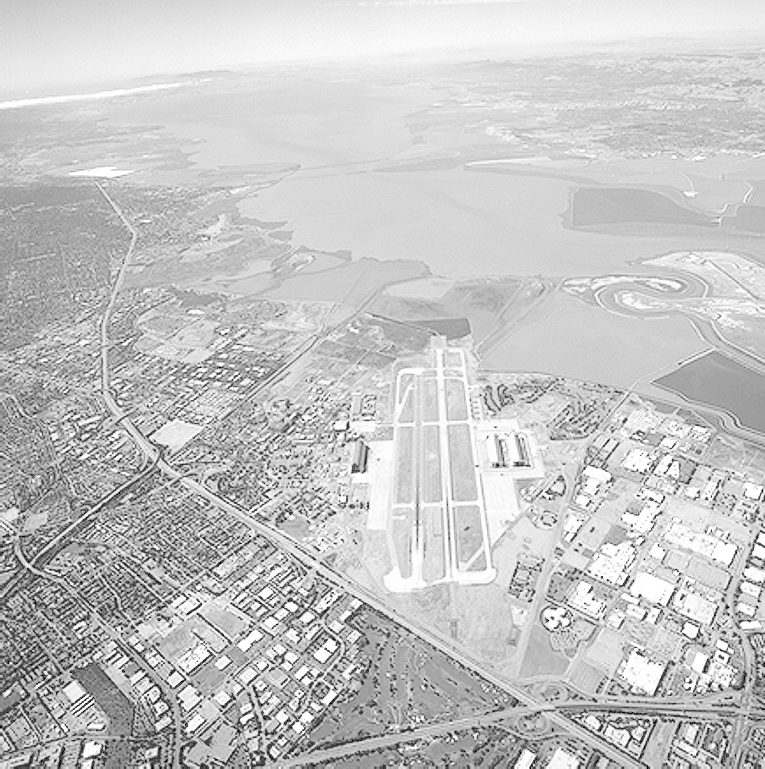
#> input picture images/runway.png, 765 x 769 px
$ jupyter execute 'Question 5.ipynb'
#> lines starting #> are read from the running program, lines starting #| are printed output that depends on the picture
[cell 1]
import numpy as np
import cv2
import matplotlib.pyplot as plt
from mpl_toolkits.mplot3d import Axes3D  # noqa: F401 — registers 3D projection

## Question 5 — Gaussian filtering

2D Gaussian (unnormalized): $G(x,y)\propto \exp\!\left(-\dfrac{x^2+y^2}{2\sigma^2}\right)$ on a square grid centered at $(0,0)$. **Normalize** so all coefficients sum to **1**.

**Image:** grayscale from `images/runway.png` for parts (c) and (d).

[cell 2]
def gaussian_kernel_2d(size: int, sigma: float) -> np.ndarray:
    """Discrete 2D Gaussian, odd size, mean at center, sum normalized to 1."""
    if size % 2 == 0:
        raise ValueError("size must be odd")
    r = size // 2
    ax = np.arange(-r, r + 1, dtype=np.float64)
    xx, yy = np.meshgrid(ax, ax)
    g = np.exp(-(xx * xx + yy * yy) / (2.0 * sigma * sigma))
    g /= g.sum()
    return g


# (a) 5×5, σ = 2
SIGMA = 2.0
K5 = gaussian_kernel_2d(5, SIGMA)
print("(a) Normalized 5×5 Gaussian kernel (σ = 2):")
np.set_printoptions(precision=6, suppress=True)
print(K5)
print(f"Sum of coefficients: {K5.sum():.10f}")

[cell 3]
# (b) 51×51 kernel as 3D surface (heights = kernel values)
K51 = gaussian_kernel_2d(51, SIGMA)
r = 25
x = np.arange(-r, r + 1, dtype=np.float64)
X, Y = np.meshgrid(x, x)

fig = plt.figure(figsize=(8, 6))
ax3 = fig.add_subplot(111, projection="3d")
surf = ax3.plot_surface(X, Y, K51, cmap="viridis", linewidth=0, antialiased=True)
ax3.set_xlabel("x")
ax3.set_ylabel("y")
ax3.set_zlabel("Kernel weight")
ax3.set_title(rf"(b) 51×51 Gaussian kernel ($\sigma={SIGMA}$), surface plot")
fig.colorbar(surf, shrink=0.55, aspect=12)
plt.tight_layout()
plt.show()
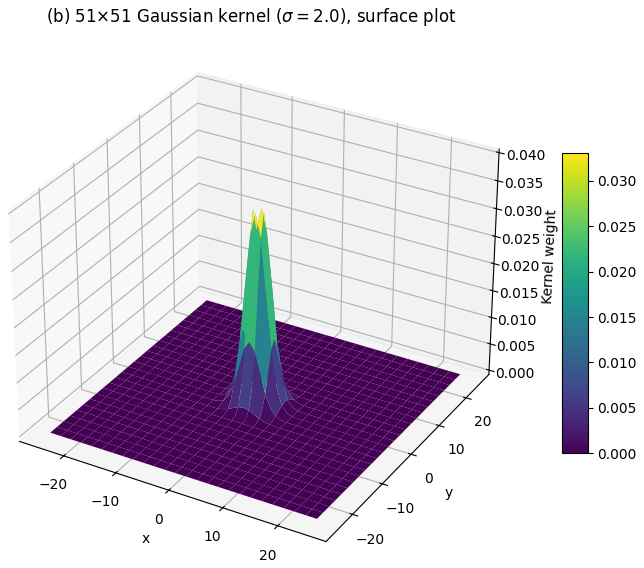
#> figure drawn by matplotlib, 2 panels

[cell 4]
# (c) Manual kernel + (d) cv2.GaussianBlur — same σ and 5×5 support
path = "images/runway.png"
bgr = cv2.imread(path)
#> bgr is the input picture: shape (769, 765, 3); min 0, max 255, mean 197.1
if bgr is None:
    raise FileNotFoundError(path)
gray = cv2.cvtColor(bgr, cv2.COLOR_BGR2GRAY)

# (c) correlation with reflected borders (standard for smoothing)
manual = cv2.filter2D(gray, ddepth=-1, kernel=K5, borderType=cv2.BORDER_REFLECT)
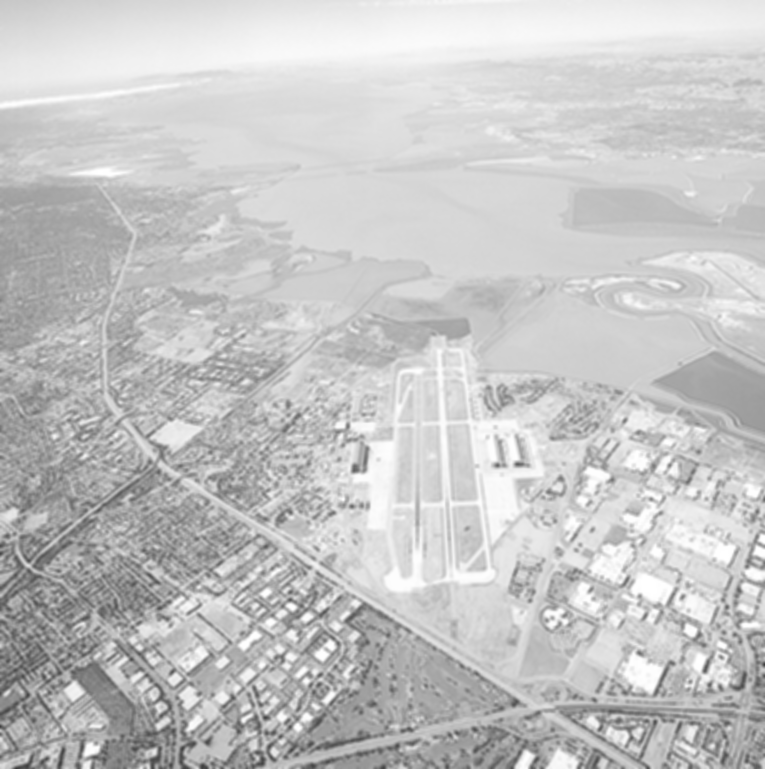
#> manual: shape (769, 765); min 59, max 255, mean 197.1

# (d) built-in: ksize (5,5), sigmaX = sigmaY = 2
opencv = cv2.GaussianBlur(gray, (5, 5), SIGMA)

diff = cv2.absdiff(manual, opencv)
print(f"Max |manual − OpenCV|: {diff.max()}")
#| Max |manual − OpenCV|: 32

fig, axes = plt.subplots(1, 3, figsize=(14, 4))
axes[0].imshow(gray, cmap="gray")
axes[0].set_title("Original grayscale")
axes[1].imshow(manual, cmap="gray")
axes[1].set_title("(c) Manual NumPy kernel (filter2D)")
axes[2].imshow(opencv, cmap="gray")
axes[2].set_title("(d) cv2.GaussianBlur(5×5, σ=2)")
for ax in axes:
    ax.axis("off")
plt.tight_layout()
plt.show()
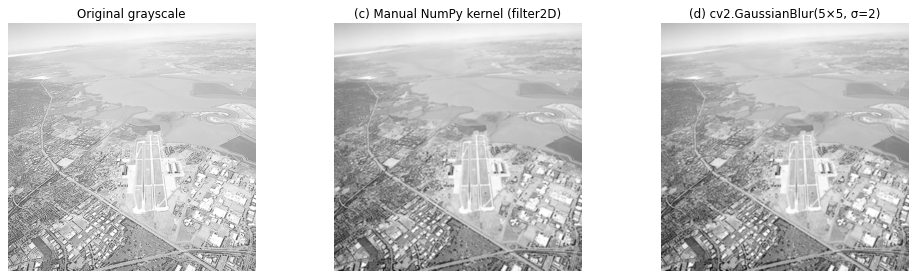
#> figure drawn by matplotlib, 3 panels
